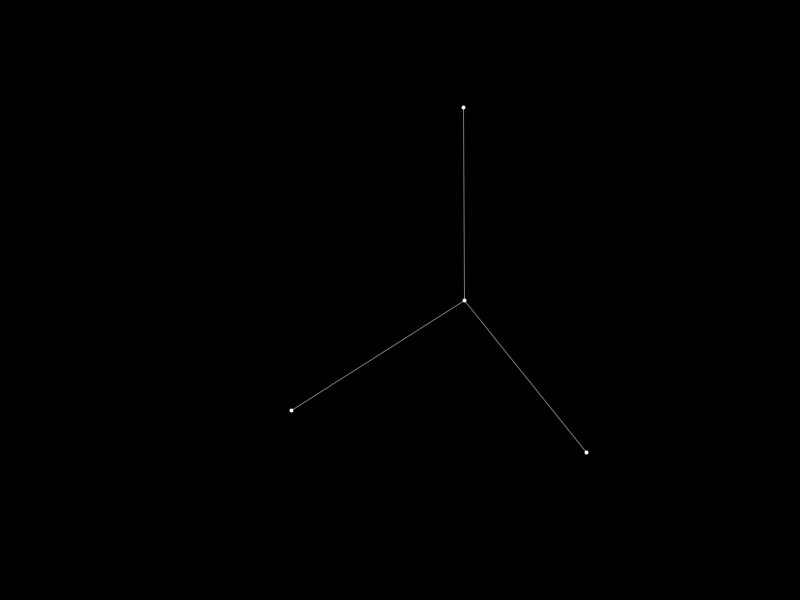
Frame 1 (no input)
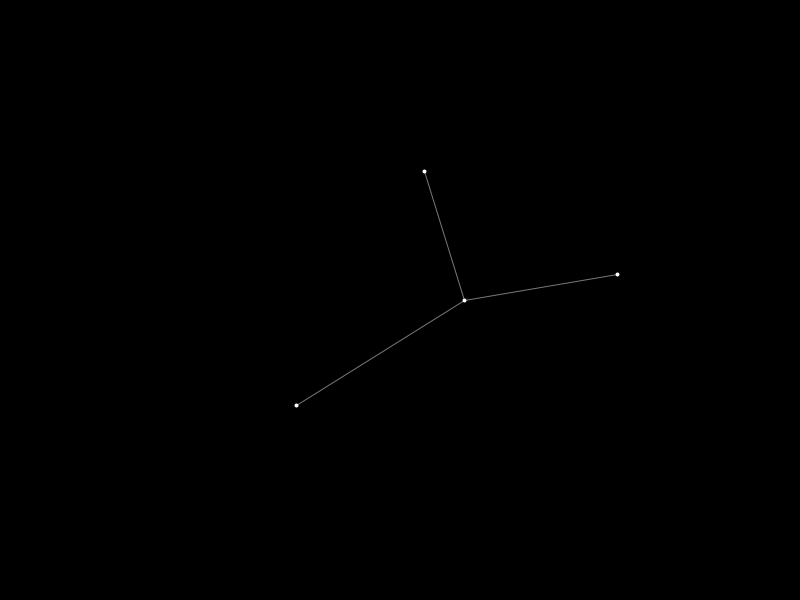
Frame 60 (the mouse pressed at the canvas centre just before this capture)
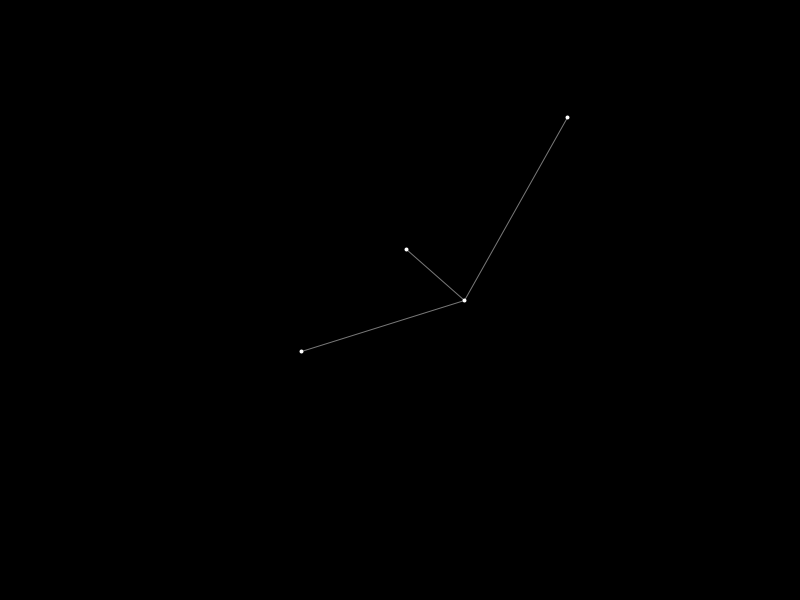
Frame 120 (the mouse held since frame 60 and released just before this capture)

The Processing sketch that drew these frames (run headless with seeded random() and noise(); from frame 60 on, the mouse is pressed at the canvas centre):

// Processing sketch: quaternions
// ── quaternions.pde
Space3 space;
Matrix3 rot;


void setup ()
{
  size(800,600);
  
  space = new Space3(70, 0.1, 10);
  
  space.addPoint(0,0,0);
  space.addPoint(1,0,0);
  
  space.setCam(0,1,-2,-.5,-.1);
  
  Quaternion q = new Quaternion(0,0,PI/3,0).exp();
  space.addPoint(q.toMat().mult(new Vec3(new float[]{1, 0, 0, 1})));
  
  q = new Quaternion(0,PI/3,0,0).exp();
  space.addPoint(q.toMat().mult(new Vec3(new float[]{1, 0, 0, 1})));
  
  /*q = new Quaternion(0,PI/3,PI/3,0).exp();
  space.addPoint(q.toMat().mult(new Vec3(new float[]{1, 0, 0, 1})));*/
  
  space.addCouple(new int[]{0,1});
  space.addCouple(new int[]{0,2});
  space.addCouple(new int[]{0,3});
  //space.addCouple(new int[]{0,4});
  
  System.out.println(space.points.get(1).x);
  System.out.println(space.points.get(1).y);
  
  rot = new Matrix3(new float[][]{
    {cos(0.01), 0, -sin(0.01), 0},
    {0, 1, 0, 0},
    {sin(0.01), 0, cos(0.01), 0},
    {0, 0, 0, 1}
  });
}


void draw ()
{
  background(0);
  
  space.apply(rot);
  
  Space2 s = space.projection();
  s.render();
}

// ── Space2D.pde
class Vec2
{
  public float x, y, t;
  
  public Vec2 (float x, float y, float t)
  {
    this.x = x;
    this.y = y;
    this.t = t;
  }
  
  public Vec2(float[] v)
  {
    x = v[0];
    y = v[1];
    t = v[2];
  }
}


class Matrix2
{
  public float[][] values;
  
  public Matrix2(float[][] matrix)
  {
    values = matrix;
  }
  
  public Matrix2 mult(Matrix2 m)
  {
    float[][] r = new float[3][3];
    
    for (int i=0; i<3; i++)
    for (int j=0; j<3; j++)
    {
      for (int k=0; k<3; k++)
      {
        r[i][j] += values[i][k] * m.values[k][j];
      }
    }
    
    values = r;
    
    return this;
  }
  
  public Vec2 mult(Vec2 v)
  {
    float[] r = new float[3];
    
    for (int i=0; i<3; i++)
    {
      r[i] += values[i][0] * v.x;
      r[i] += values[i][1] * v.y;
      r[i] += values[i][2] * v.t;
    }
    
    return new Vec2(r);
  }
}



class Space2
{
  ArrayList<Vec2> points;
  ArrayList<int[]> vertices;
  
  public Space2 (ArrayList<Vec2> points, ArrayList<int[]> vertices)
  {
    this.points = points;
    this.vertices = vertices;
  }
  
  public void apply(Matrix2 m)
  {
    for (int i=0; i<points.size(); i++)
    {
      points.set(i, m.mult(points.get(i)));
    }
  }
  
  public void render ()
  {
    stroke(120);
    strokeWeight(1);
    for (int[] v : vertices)
    {
      line(
        (points.get(v[0]).x+1f)*width/2f,
        (-points.get(v[0]).y+1f)*height/2f,
        (points.get(v[1]).x+1f)*width/2f,
        (-points.get(v[1]).y+1f)*height/2f
      );
    }
    
    stroke(255);
    strokeWeight(4);
    for (Vec2 v : points)
      point((v.x+1f)*width/2f,(-v.y+1f)*height/2f);
  }
}

// ── Space3D.pde
class Vec3
{
  public float x, y, z, t;
  
  public Vec3 (float x, float y, float z, float t)
  {
    this.x = x;
    this.y = y;
    this.z = z;
    this.t = t;
  }
  
  public Vec3(float[] v)
  {
    x = v[0];
    y = v[1];
    z = v[2];
    t = v[3];
  }
}


class Matrix3
{
  public float[][] values;
  
  public Matrix3(float[][] matrix)
  {
    values = matrix;
  }
  
  public Matrix3 mult(Matrix3 m)
  {
    float[][] r = new float[4][4];
    
    for (int i=0; i<4; i++)
    for (int j=0; j<4; j++)
    {
      for (int k=0; k<4; k++)
      {
        r[i][j] += values[i][k] * m.values[k][j];
      }
    }
    
    values = r;
    
    return this;
  }
  
  public Vec3 mult(Vec3 v)
  {
    float[] r = new float[4];
    
    for (int i=0; i<4; i++)
    {
      r[i] += values[i][0] * v.x;
      r[i] += values[i][1] * v.y;
      r[i] += values[i][2] * v.z;
      r[i] += values[i][3] * v.t;
    }
    
    return new Vec3(r);
  }
}


class Space3
{
  ArrayList<Vec3> points;
  ArrayList<int[]> vertices;
  
  private Matrix3 proj;
  private float tana2m1;
  private float near;
  private float far;
  
  private Matrix3 camMat;
  private float camX, camY, camZ;
  private float camA, camB;
  
  public Space3 (float alpha, float near, float far)
  {
    this.points = new ArrayList<Vec3>();
    this.vertices = new ArrayList<int[]>();
    
    tana2m1 = 1 / tan(PI*alpha/360);
    this.near = near;
    this.far = far;
    
    calculateProj();
  }
  
  public Space3 (ArrayList<Vec3> points, ArrayList<int[]> vertices, float alpha, float near, float far)
  {
    this.points = points;
    this.vertices = vertices;
    
    tana2m1 = 1 / tan(alpha/2);
    this.near = near;
    this.far = far;
    
    calculateProj();
  }
  
  public void addPoint(Vec3 p)
  {
    points.add(p);
  }
  
  public void addPoint(float x, float y, float z)
  {
    points.add(new Vec3(x,y,z,1));
  }
  
  public void addCouple(int[] c)
  {
    vertices.add(c);
  }
  
  private void calculateProj ()
  {
    proj = new Matrix3(new float[][]{
      {tana2m1 * height / width, 0f,      0f,                        0f},
      {0f,                       tana2m1, 0f,                        0f},
      {0f,                       0f,      (near+far) / (far-near),   2*near*far / (near-far)},
      {0f,                       0f,      1f,                        0f}
    });
  }
  
  public void apply(Matrix3 m)
  {
    for (int i=0; i<points.size(); i++)
    {
      points.set(i, m.mult(points.get(i)));
    }
  }
  
  public Space2 projection ()
  {
    ArrayList<Vec2> p = new ArrayList<Vec2>();
    Vec3 tmp;
    
    genCamMat();
    
    for (Vec3 v : points)
    {
      tmp = proj.mult(camMat.mult(v));
      tmp.x /= tmp.t;
      tmp.y /= tmp.t;
      tmp.z /= tmp.t;
      
      p.add(new Vec2(tmp.x, tmp.y, 1f));
    }
    
    return new Space2 (p, vertices);
  }
  
  public void setCam(float x, float y, float z, float a, float b)
  {
    camX = x;
    camY = y;
    camZ = z;
    
    camA = a;
    camB = b;
  }
  
  
  private void genCamMat ()
  {
    float cA = cos(PI*camA), cB = cos(PI*camB);
    float sA = -sin(PI*camA), sB = -sin(PI*camB);
    
    
    camMat = new Matrix3(new float[][]{
      {cB, 0, -sB, 0},
      {0, 1, 0, 0},
      {sB, 0, cB, 0},
      {0, 0, 0, 1}
    }).mult(new Matrix3(new float[][]{
      {cA, -sA, 0, 0},
      {sA, cA, 0, 0},
      {0, 0, 1, 0},
      {0, 0, 0, 1}
    })).mult(new Matrix3(new float[][]{
      {1, 0, 0, -camX},
      {0, 1, 0, -camY},
      {0, 0, 1, -camZ},
      {0, 0, 0, 1}
    }));
    
  }
}


class Quaternion
{
  float[] v;
  float t;
  
  public Quaternion (float x, float y, float z, float w)
  {
    t = w;
    v = new float[]{x,y,z};
  }
  
  public Quaternion exp()
  {
    float d = sqrt(t*t + v[0]*v[0] + v[1]*v[1] + v[2]*v[2]);
    float c = cos(d), s = sin(d);
    
    return new Quaternion (s*v[0]/d, s*v[1]/d, s*v[2]/d, c);
  }
  
  public Quaternion mult(Quaternion q)
  {
    return new Quaternion (
      t*q.t - v[0]*q.v[0] - v[1]*q.v[1] - v[2]*q.v[2],
      t*q.v[0] + v[0]*q.t + v[1]*q.v[2] - v[2]*q.v[1],
      t*q.v[1] - v[0]*q.v[2] + v[1]*q.t + v[2]*q.v[0],
      t*q.v[2] - v[0]*q.v[1] - v[1]*q.v[0] + v[2]*q.t
    );
  }
  
  public Matrix3 toMat()
  {
    return new Matrix3(new float[][]{
      {1-2*v[1]*v[1]-2*v[2]*v[2], 2*v[0]*v[1]-2*v[2]*t, 2*v[0]*v[2]+2*v[1]*t, 0},
      {2*v[0]*v[1]+2*v[2]*t, 1-2*v[0]*v[0]-2*v[2]*v[2], 2*v[1]*v[2]-2*v[0]*t, 0},
      {2*v[0]*v[2]-2*v[1]*t, 2*v[1]*v[2]+2*v[0]*t, 1-2*v[0]*v[0]-2*v[1]*v[1], 0},
      {0, 0, 0, 1}
    });
  }
}
